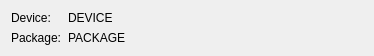
<?xml version="1.0" encoding="UTF-8"?>
<ui version="4.0">
 <class>Qnx::Internal::QnxRunConfigurationWidget</class>
 <widget class="QWidget" name="Qnx::Internal::QnxRunConfigurationWidget">
  <property name="geometry">
   <rect>
    <x>0</x>
    <y>0</y>
    <width>374</width>
    <height>53</height>
   </rect>
  </property>
  <property name="windowTitle">
   <string>Form</string>
  </property>
  <layout class="QFormLayout" name="formLayout">
   <item row="0" column="0">
    <widget class="QLabel" name="label">
     <property name="text">
      <string>Device:</string>
     </property>
    </widget>
   </item>
   <item row="0" column="1">
    <widget class="QLabel" name="deviceLabel">
     <property name="text">
      <string>DEVICE</string>
     </property>
    </widget>
   </item>
   <item row="1" column="0">
    <widget class="QLabel" name="label_2">
     <property name="text">
      <string>Package:</string>
     </property>
    </widget>
   </item>
   <item row="1" column="1">
    <widget class="QLabel" name="packageLabel">
     <property name="text">
      <string>PACKAGE</string>
     </property>
    </widget>
   </item>
  </layout>
 </widget>
 <resources/>
 <connections/>
</ui>
